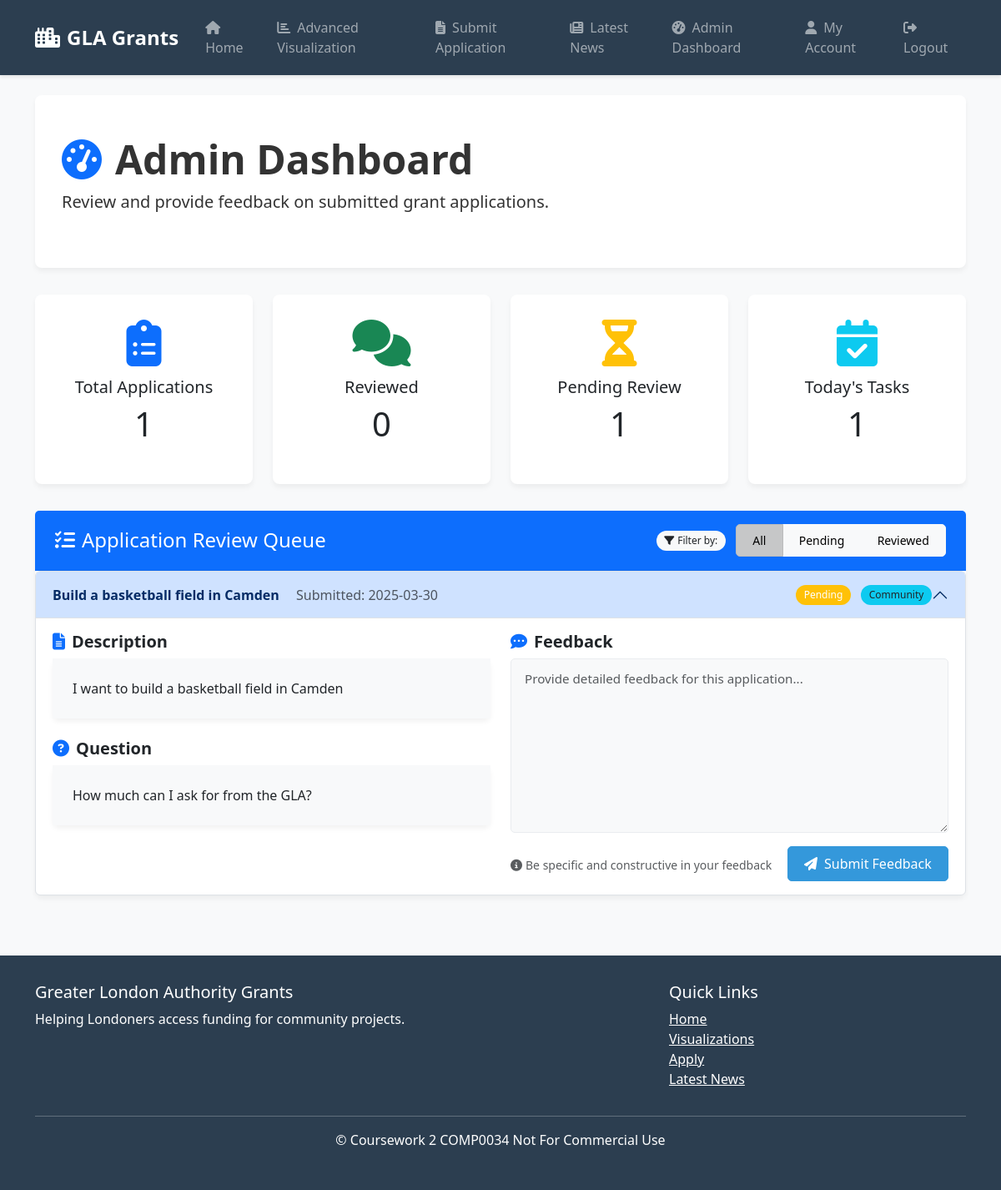
The page /admin-dashboard (signed in) on the database as committed earlier.
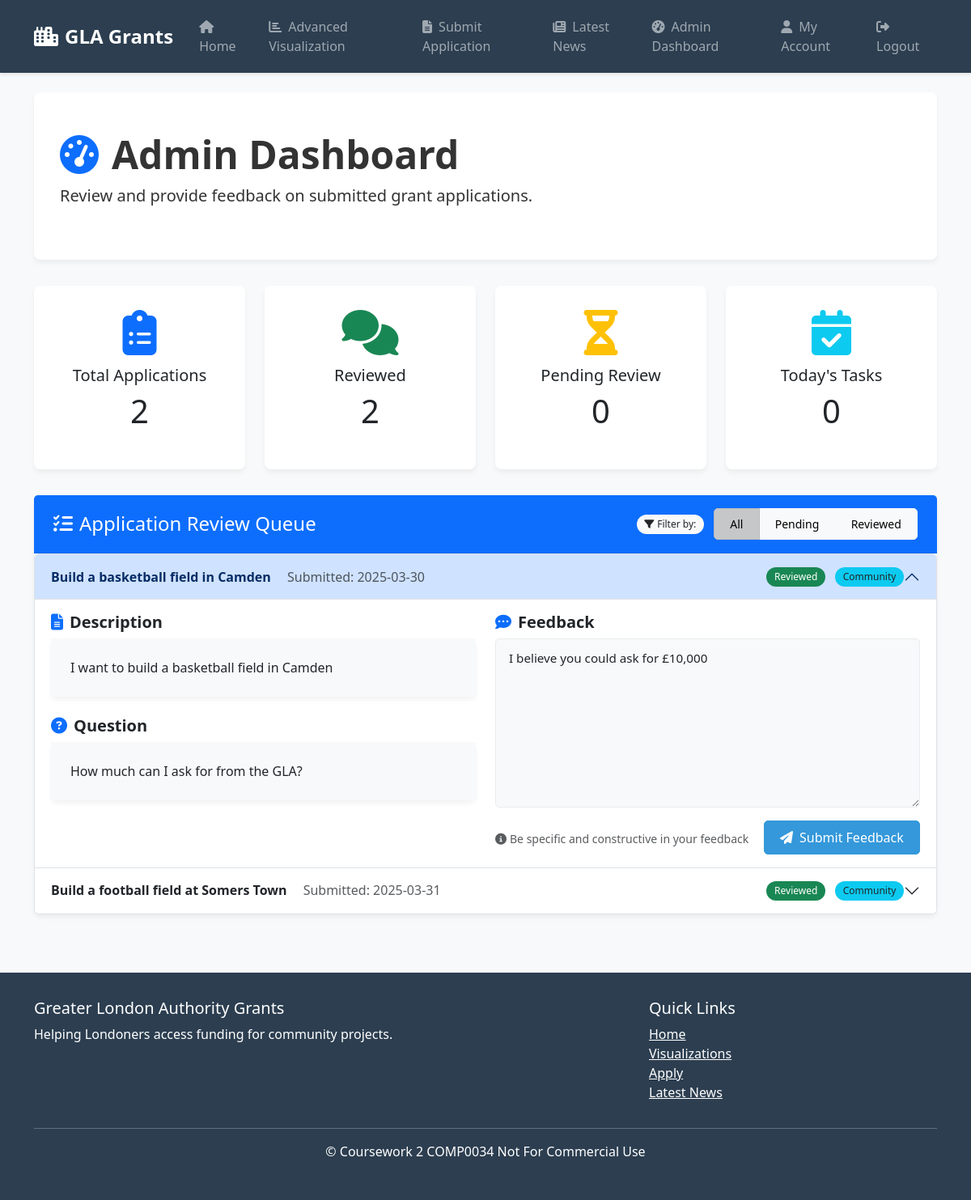
The same page on the database as committed later.
### coursework2/gla_grants_app/models.py (models this page shows)
class GrantApplication(db.Model):
    __tablename__ = 'grant_applications'
    id: Mapped[int] = mapped_column(primary_key=True)
    user_id: Mapped[int] = mapped_column(ForeignKey('users.id'))
    title: Mapped[str] = mapped_column(Text, nullable=False)
    description: Mapped[str] = mapped_column(Text, nullable=False)
    category: Mapped[str] = mapped_column(Text, nullable=False)
    question: Mapped[str] = mapped_column(Text, nullable=False)
    comment: Mapped[Optional[str]] = mapped_column(Text)
    date_submitted: Mapped[str] = mapped_column(Text, nullable=False)
    user = relationship("User", back_populates="applications")

### coursework2/gla_grants_app/routes.py (the view)
@main.route('/admin-dashboard')
def admin_dashboard():
    if 'user_id' not in session:
        flash('Please log in to access this page', 'warning')
        return redirect(url_for('main.login'))
    if not session.get('is_admin', False):
        flash('You do not have permission to access this page', 'danger')
        return redirect(url_for('main.index'))
    applications = db.session.execute(db.select(GrantApplication)).scalars().all()
    return render_template('admin_dashboard.html', applications=applications)

### coursework2/gla_grants_app/templates/admin_dashboard.html (shortened to what the changed rows need)
{% extends "layout.html" %}
{% block content %}
<div class="hero-section">
    <h1 class="display-5 fw-bold">
        <i class="fas fa-tachometer-alt me-3 text-primary"></i>Admin Dashboard
    </h1>
</div>
<div class="row mt-4">
    <div class="col-lg-3 col-md-6 mb-4">
        <div class="card border-primary h-100">
            <div class="card-body text-center">
                <div class="display-4 text-primary mb-2">
                    <i class="fas fa-clipboard-list"></i>
                </div>
                <h5 class="card-title">Total Applications</h5>
                <p class="card-text display-6">{{ applications|length }}</p>
            </div>
        </div>
    </div>
    <div class="col-lg-3 col-md-6 mb-4">
        <div class="card border-success h-100">
            <div class="card-body text-center">
                <div class="display-4 text-success mb-2">
                    <i class="fas fa-comments"></i>
                </div>
                <h5 class="card-title">Reviewed</h5>
                <p class="card-text display-6">{{ applications|selectattr('comment')|list|length }}</p>
            </div>
        </div>
    </div>
    <div class="col-lg-3 col-md-6 mb-4">
        <div class="card border-warning h-100">
            <div class="card-body text-center">
                <div class="display-4 text-warning mb-2">
                    <i class="fas fa-hourglass-half"></i>
                </div>
                <h5 class="card-title">Pending Review</h5>
                <p class="card-text display-6">{{ applications|rejectattr('comment')|list|length }}</p>
            </div>
        </div>
    </div>
    <div class="col-lg-3 col-md-6 mb-4">
        <div class="card border-info h-100">
            <div class="card-body text-center">
                <div class="display-4 text-info mb-2">
                    <i class="fas fa-calendar-check"></i>
                </div>
                <h5 class="card-title">Today's Tasks</h5>
                <p class="card-text display-6">{{ applications|rejectattr('comment')|list|length }}</p>
            </div>
        </div>
    </div>
</div>
<div class="row mt-2">
    <div class="col-md-12">
        <div class="card">
            <div class="card-body p-0">
                {% if applications %}
                    <div class="accordion" id="applicationAccordion">
                        {% for application in applications %}
                            <div class="accordion-item">
                                <h2 class="accordion-header" id="heading{{ application.id }}">
                                    <button class="accordion-button {{ 'collapsed' if not loop.first }}" type="button" data-bs-toggle="collapse" data-bs-target="#collapse{{ application.id }}" aria-expanded="{{ 'true' if loop.first else 'false' }}" aria-controls="collapse{{ application.id }}">
                                        <div class="d-flex align-items-center justify-content-between w-100">
                                            <div>
                                                <span class="fw-bold">{{ application.title }}</span>
                                                <span class="text-muted ms-3">Submitted: {{ application.date_submitted }}</span>
                                            </div>
                                            <div>
                                                <span class="badge {{ 'bg-success' if application.comment else 'bg-warning' }} me-2">
                                                    {{ 'Reviewed' if application.comment else 'Pending' }}
                                                </span>
                                                <span class="badge bg-info text-dark">{{ application.category }}</span>
                                            </div>
                                        </div>
                                    </button>
                                </h2>
                                <div id="collapse{{ application.id }}" class="accordion-collapse collapse {{ 'show' if loop.first }}" aria-labelledby="heading{{ application.id }}" data-bs-parent="#applicationAccordion">
                                    <div class="accordion-body">
                                        <div class="row">
                                            <div class="col-md-6">
                                                <div class="mb-3">
                                                    <h5 class="fw-bold">
                                                        <i class="fas fa-file-alt me-2 text-primary"></i>Description
                                                    </h5>
                                                    <div class="card">
                                                        <div class="card-body bg-light">
                                                            {{ application.description }}
                                                        </div>
                                                    </div>
                                                </div>
                                                <div>
                                                    <h5 class="fw-bold">
                                                        <i class="fas fa-question-circle me-2 text-primary"></i>Question
                                                    </h5>
                                                    <div class="card">
                                                        <div class="card-body bg-light">
                                                            {{ application.question }}
                                                        </div>
                                                    </div>
                                                </div>
                                            </div>
                                            <div class="col-md-6">
                                                <h5 class="fw-bold">
                                                    <i class="fas fa-comment-dots me-2 text-primary"></i>Feedback
                                                </h5>
                                                <form method="POST" action="{{ url_for('main.admin_review', application_id=application.id) }}">
                                                    <div class="mb-3">
                                                        <textarea name="comment" id="comment-{{ application.id }}" class="form-control" rows="8" placeholder="Provide detailed feedback for this application...">{{ application.comment or '' }}</textarea>
                                                    </div>
                                                    <div class="d-flex justify-content-between align-items-center">
                                                        <div class="form-text">
                                                            <i class="fas fa-info-circle me-1"></i>Be specific and constructive in your feedback
                                                        </div>
                                                        <button type="submit" class="btn btn-primary">
                                                            <i class="fas fa-paper-plane me-2"></i>Submit Feedback
                                                        </button>
                                                    </div>
                                                </form>
                                            </div>
                                        </div>
                                    </div>
                                </div>
                            </div>
                        {% endfor %}
                    </div>
                {% else %}
                    <div class="alert alert-info m-3">
                        <i class="fas fa-info-circle me-2"></i>No applications have been submitted yet.
                    </div>
                {% endif %}
            </div>
        </div>
    </div>
</div>
{% endblock %}

Rows that differ between the two databases and show on the page:
changed GrantApplication "Build a basketball field in Camden": comment "Pending" → "Reviewed"; comment "Provide detailed feedback for this application..." → "I believe you could ask for £10,000"
added GrantApplication: title "Build a football field at Somers Town", date_submitted "2025-03-31", comment "Reviewed", category "Community"
Other text that changed with them:
{{ applications|length }}: "1" → "2"
{{ applications|selectattr('comment')|list|length }}: "0" → "2"
{{ applications|rejectattr('comment')|list|length }}: "1" → "0"
